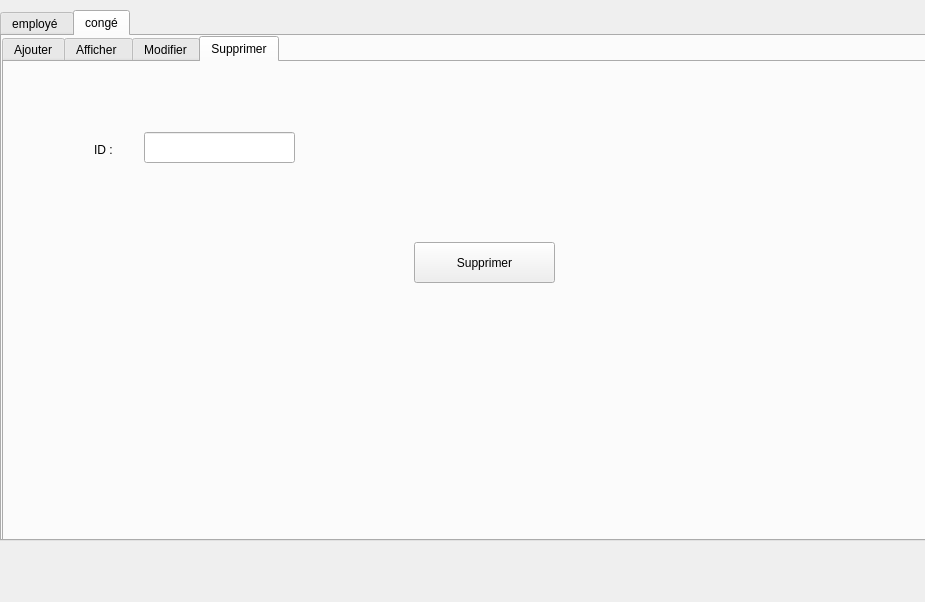
<?xml version="1.0" encoding="UTF-8"?>
<ui version="4.0">
 <class>gemp</class>
 <widget class="QDialog" name="gemp">
  <property name="geometry">
   <rect>
    <x>0</x>
    <y>0</y>
    <width>925</width>
    <height>602</height>
   </rect>
  </property>
  <property name="windowTitle">
   <string>Dialog</string>
  </property>
  <widget class="QTabWidget" name="tabWidget">
   <property name="geometry">
    <rect>
     <x>0</x>
     <y>10</y>
     <width>971</width>
     <height>531</height>
    </rect>
   </property>
   <property name="currentIndex">
    <number>1</number>
   </property>
   <widget class="QWidget" name="widget">
    <attribute name="title">
     <string>employé </string>
    </attribute>
    <widget class="QTabWidget" name="tabWidget_3">
     <property name="geometry">
      <rect>
       <x>0</x>
       <y>0</y>
       <width>801</width>
       <height>541</height>
      </rect>
     </property>
     <property name="currentIndex">
      <number>3</number>
     </property>
     <widget class="QWidget" name="tab_6">
      <attribute name="icon">
       <iconset>
        <normaloff>../../employerr/A.png</normaloff>../../employerr/A.png</iconset>
      </attribute>
      <attribute name="title">
       <string>Afficher </string>
      </attribute>
      <widget class="QTableView" name="tableView">
       <property name="geometry">
        <rect>
         <x>10</x>
         <y>20</y>
         <width>621</width>
         <height>411</height>
        </rect>
       </property>
      </widget>
      <widget class="QLabel" name="label_53">
       <property name="geometry">
        <rect>
         <x>-10</x>
         <y>-80</y>
         <width>861</width>
         <height>601</height>
        </rect>
       </property>
       <property name="text">
        <string/>
       </property>
       <property name="pixmap">
        <pixmap>../../fond-texture-grunge-abstrait-bleu-marine_145345-4.jpg</pixmap>
       </property>
       <property name="scaledContents">
        <bool>true</bool>
       </property>
      </widget>
      <widget class="QPushButton" name="pushButton_7">
       <property name="geometry">
        <rect>
         <x>670</x>
         <y>70</y>
         <width>93</width>
         <height>28</height>
        </rect>
       </property>
       <property name="text">
        <string>trier</string>
       </property>
      </widget>
      <zorder>label_53</zorder>
      <zorder>tableView</zorder>
      <zorder>pushButton_7</zorder>
     </widget>
     <widget class="QWidget" name="tab_7">
      <attribute name="icon">
       <iconset>
        <normaloff>../../employerr/app.png</normaloff>../../employerr/app.png</iconset>
      </attribute>
      <attribute name="title">
       <string>Ajouter </string>
      </attribute>
      <widget class="QLabel" name="label_3">
       <property name="geometry">
        <rect>
         <x>50</x>
         <y>120</y>
         <width>41</width>
         <height>20</height>
        </rect>
       </property>
       <property name="text">
        <string>ID : </string>
       </property>
      </widget>
      <widget class="QLabel" name="label_4">
       <property name="geometry">
        <rect>
         <x>50</x>
         <y>220</y>
         <width>47</width>
         <height>14</height>
        </rect>
       </property>
       <property name="text">
        <string>Nom :</string>
       </property>
      </widget>
      <widget class="QLabel" name="label_5">
       <property name="geometry">
        <rect>
         <x>50</x>
         <y>270</y>
         <width>71</width>
         <height>16</height>
        </rect>
       </property>
       <property name="text">
        <string>Prénom :</string>
       </property>
      </widget>
      <widget class="QLabel" name="label_6">
       <property name="geometry">
        <rect>
         <x>50</x>
         <y>170</y>
         <width>47</width>
         <height>14</height>
        </rect>
       </property>
       <property name="text">
        <string>Unité :</string>
       </property>
      </widget>
      <widget class="QLabel" name="label_7">
       <property name="geometry">
        <rect>
         <x>50</x>
         <y>310</y>
         <width>141</width>
         <height>41</height>
        </rect>
       </property>
       <property name="text">
        <string>Date de naissance :</string>
       </property>
      </widget>
      <widget class="QLineEdit" name="le_IDD">
       <property name="geometry">
        <rect>
         <x>160</x>
         <y>120</y>
         <width>113</width>
         <height>21</height>
        </rect>
       </property>
      </widget>
      <widget class="QLineEdit" name="le_unitee_2">
       <property name="geometry">
        <rect>
         <x>160</x>
         <y>170</y>
         <width>113</width>
         <height>21</height>
        </rect>
       </property>
      </widget>
      <widget class="QLineEdit" name="le_nom">
       <property name="geometry">
        <rect>
         <x>160</x>
         <y>220</y>
         <width>113</width>
         <height>21</height>
        </rect>
       </property>
      </widget>
      <widget class="QLineEdit" name="le_prenomm_2">
       <property name="geometry">
        <rect>
         <x>160</x>
         <y>270</y>
         <width>113</width>
         <height>21</height>
        </rect>
       </property>
      </widget>
      <widget class="QPushButton" name="pushButton_8">
       <property name="geometry">
        <rect>
         <x>610</x>
         <y>370</y>
         <width>151</width>
         <height>41</height>
        </rect>
       </property>
       <property name="text">
        <string>Ajouter</string>
       </property>
       <property name="icon">
        <iconset>
         <normaloff>../../employerr/app.png</normaloff>../../employerr/app.png</iconset>
       </property>
      </widget>
      <widget class="QLabel" name="label_54">
       <property name="geometry">
        <rect>
         <x>-30</x>
         <y>0</y>
         <width>881</width>
         <height>521</height>
        </rect>
       </property>
       <property name="text">
        <string/>
       </property>
       <property name="pixmap">
        <pixmap>../../fond-texture-grunge-abstrait-bleu-marine_145345-4.jpg</pixmap>
       </property>
       <property name="scaledContents">
        <bool>true</bool>
       </property>
      </widget>
      <widget class="QLineEdit" name="la_datt">
       <property name="geometry">
        <rect>
         <x>190</x>
         <y>320</y>
         <width>113</width>
         <height>22</height>
        </rect>
       </property>
      </widget>
      <zorder>label_54</zorder>
      <zorder>label_3</zorder>
      <zorder>label_4</zorder>
      <zorder>label_5</zorder>
      <zorder>label_6</zorder>
      <zorder>label_7</zorder>
      <zorder>le_IDD</zorder>
      <zorder>le_unitee_2</zorder>
      <zorder>le_nom</zorder>
      <zorder>le_prenomm_2</zorder>
      <zorder>pushButton_8</zorder>
      <zorder>la_datt</zorder>
     </widget>
     <widget class="QWidget" name="tab_9">
      <attribute name="icon">
       <iconset>
        <normaloff>../../employerr/téléchargement.png</normaloff>../../employerr/téléchargement.png</iconset>
      </attribute>
      <attribute name="title">
       <string>Supprimer</string>
      </attribute>
      <widget class="QLabel" name="label_11">
       <property name="geometry">
        <rect>
         <x>80</x>
         <y>150</y>
         <width>47</width>
         <height>14</height>
        </rect>
       </property>
       <property name="text">
        <string>ID :</string>
       </property>
      </widget>
      <widget class="QLineEdit" name="lineEdit_10">
       <property name="geometry">
        <rect>
         <x>170</x>
         <y>150</y>
         <width>113</width>
         <height>21</height>
        </rect>
       </property>
      </widget>
      <widget class="QPushButton" name="pushButton_9">
       <property name="geometry">
        <rect>
         <x>460</x>
         <y>140</y>
         <width>151</width>
         <height>41</height>
        </rect>
       </property>
       <property name="text">
        <string>Supprimer </string>
       </property>
       <property name="icon">
        <iconset>
         <normaloff>../../employerr/téléchargement.png</normaloff>../../employerr/téléchargement.png</iconset>
       </property>
      </widget>
      <widget class="QLabel" name="label_55">
       <property name="geometry">
        <rect>
         <x>-45</x>
         <y>-21</y>
         <width>901</width>
         <height>491</height>
        </rect>
       </property>
       <property name="text">
        <string/>
       </property>
       <property name="pixmap">
        <pixmap>../../fond-texture-grunge-abstrait-bleu-marine_145345-4.jpg</pixmap>
       </property>
       <property name="scaledContents">
        <bool>true</bool>
       </property>
      </widget>
      <zorder>label_55</zorder>
      <zorder>label_11</zorder>
      <zorder>lineEdit_10</zorder>
      <zorder>pushButton_9</zorder>
     </widget>
     <widget class="QWidget" name="tab_8">
      <attribute name="icon">
       <iconset>
        <normaloff>../../employerr/edit.jpg</normaloff>../../employerr/edit.jpg</iconset>
      </attribute>
      <attribute name="title">
       <string>Modifier </string>
      </attribute>
      <widget class="QLabel" name="label_8">
       <property name="geometry">
        <rect>
         <x>170</x>
         <y>120</y>
         <width>47</width>
         <height>14</height>
        </rect>
       </property>
       <property name="text">
        <string>ID :</string>
       </property>
      </widget>
      <widget class="QLineEdit" name="lineEdit_7">
       <property name="geometry">
        <rect>
         <x>210</x>
         <y>230</y>
         <width>113</width>
         <height>21</height>
        </rect>
       </property>
      </widget>
      <widget class="QLabel" name="label_9">
       <property name="geometry">
        <rect>
         <x>150</x>
         <y>230</y>
         <width>47</width>
         <height>14</height>
        </rect>
       </property>
       <property name="text">
        <string>Nom :</string>
       </property>
      </widget>
      <widget class="QLabel" name="label_10">
       <property name="geometry">
        <rect>
         <x>130</x>
         <y>270</y>
         <width>47</width>
         <height>14</height>
        </rect>
       </property>
       <property name="text">
        <string>Prénom :</string>
       </property>
      </widget>
      <widget class="QLabel" name="label_22">
       <property name="geometry">
        <rect>
         <x>150</x>
         <y>180</y>
         <width>47</width>
         <height>14</height>
        </rect>
       </property>
       <property name="text">
        <string>Unité :</string>
       </property>
      </widget>
      <widget class="QLabel" name="label_23">
       <property name="geometry">
        <rect>
         <x>60</x>
         <y>330</y>
         <width>141</width>
         <height>16</height>
        </rect>
       </property>
       <property name="text">
        <string>Date de naissance :</string>
       </property>
      </widget>
      <widget class="QLineEdit" name="lineEdit_8">
       <property name="geometry">
        <rect>
         <x>210</x>
         <y>120</y>
         <width>113</width>
         <height>21</height>
        </rect>
       </property>
      </widget>
      <widget class="QLineEdit" name="lineEdit_9">
       <property name="geometry">
        <rect>
         <x>210</x>
         <y>180</y>
         <width>113</width>
         <height>21</height>
        </rect>
       </property>
      </widget>
      <widget class="QLineEdit" name="lineEdit_21">
       <property name="geometry">
        <rect>
         <x>210</x>
         <y>280</y>
         <width>113</width>
         <height>21</height>
        </rect>
       </property>
      </widget>
      <widget class="QPushButton" name="pushButton_10">
       <property name="geometry">
        <rect>
         <x>600</x>
         <y>380</y>
         <width>151</width>
         <height>41</height>
        </rect>
       </property>
       <property name="text">
        <string>modifier</string>
       </property>
       <property name="icon">
        <iconset>
         <normaloff>../../employerr/edit.jpg</normaloff>../../employerr/edit.jpg</iconset>
       </property>
      </widget>
      <widget class="QLabel" name="label_56">
       <property name="geometry">
        <rect>
         <x>0</x>
         <y>-90</y>
         <width>861</width>
         <height>551</height>
        </rect>
       </property>
       <property name="text">
        <string/>
       </property>
       <property name="pixmap">
        <pixmap>../../fond-texture-grunge-abstrait-bleu-marine_145345-4.jpg</pixmap>
       </property>
       <property name="scaledContents">
        <bool>true</bool>
       </property>
      </widget>
      <widget class="QLineEdit" name="lineEdit_3">
       <property name="geometry">
        <rect>
         <x>210</x>
         <y>330</y>
         <width>113</width>
         <height>22</height>
        </rect>
       </property>
      </widget>
      <widget class="QLineEdit" name="lineEdit_4">
       <property name="geometry">
        <rect>
         <x>570</x>
         <y>470</y>
         <width>113</width>
         <height>22</height>
        </rect>
       </property>
      </widget>
      <widget class="QLineEdit" name="lineEdit_5">
       <property name="geometry">
        <rect>
         <x>470</x>
         <y>120</y>
         <width>113</width>
         <height>22</height>
        </rect>
       </property>
      </widget>
      <widget class="QLineEdit" name="lineEdit_6">
       <property name="geometry">
        <rect>
         <x>470</x>
         <y>170</y>
         <width>113</width>
         <height>22</height>
        </rect>
       </property>
      </widget>
      <widget class="QLineEdit" name="lineEdit_11">
       <property name="geometry">
        <rect>
         <x>470</x>
         <y>270</y>
         <width>113</width>
         <height>22</height>
        </rect>
       </property>
      </widget>
      <widget class="QLineEdit" name="lineEdit_12">
       <property name="geometry">
        <rect>
         <x>470</x>
         <y>330</y>
         <width>113</width>
         <height>22</height>
        </rect>
       </property>
      </widget>
      <widget class="QLineEdit" name="lineEdit_13">
       <property name="geometry">
        <rect>
         <x>470</x>
         <y>220</y>
         <width>113</width>
         <height>22</height>
        </rect>
       </property>
      </widget>
      <widget class="QLineEdit" name="lineEdit_14">
       <property name="geometry">
        <rect>
         <x>290</x>
         <y>50</y>
         <width>113</width>
         <height>22</height>
        </rect>
       </property>
      </widget>
      <widget class="QLabel" name="label_12">
       <property name="geometry">
        <rect>
         <x>200</x>
         <y>50</y>
         <width>56</width>
         <height>16</height>
        </rect>
       </property>
       <property name="text">
        <string>recherche</string>
       </property>
      </widget>
      <widget class="QPushButton" name="pushButton_15">
       <property name="geometry">
        <rect>
         <x>470</x>
         <y>50</y>
         <width>93</width>
         <height>28</height>
        </rect>
       </property>
       <property name="text">
        <string>rechercher</string>
       </property>
      </widget>
      <zorder>label_56</zorder>
      <zorder>label_8</zorder>
      <zorder>lineEdit_7</zorder>
      <zorder>label_9</zorder>
      <zorder>label_10</zorder>
      <zorder>label_22</zorder>
      <zorder>label_23</zorder>
      <zorder>lineEdit_8</zorder>
      <zorder>lineEdit_9</zorder>
      <zorder>lineEdit_21</zorder>
      <zorder>pushButton_10</zorder>
      <zorder>lineEdit_3</zorder>
      <zorder>lineEdit_4</zorder>
      <zorder>lineEdit_5</zorder>
      <zorder>lineEdit_6</zorder>
      <zorder>lineEdit_11</zorder>
      <zorder>lineEdit_12</zorder>
      <zorder>lineEdit_13</zorder>
      <zorder>lineEdit_14</zorder>
      <zorder>label_12</zorder>
      <zorder>pushButton_15</zorder>
     </widget>
    </widget>
   </widget>
   <widget class="QWidget" name="tab_2">
    <attribute name="title">
     <string>congé</string>
    </attribute>
    <widget class="QTabWidget" name="tabWidget_2">
     <property name="geometry">
      <rect>
       <x>0</x>
       <y>0</y>
       <width>961</width>
       <height>541</height>
      </rect>
     </property>
     <property name="currentIndex">
      <number>3</number>
     </property>
     <widget class="QWidget" name="tab_3">
      <attribute name="icon">
       <iconset>
        <normaloff>../../employerr/app.png</normaloff>../../employerr/app.png</iconset>
      </attribute>
      <attribute name="title">
       <string>Ajouter</string>
      </attribute>
      <widget class="QLabel" name="label_32">
       <property name="geometry">
        <rect>
         <x>100</x>
         <y>40</y>
         <width>56</width>
         <height>16</height>
        </rect>
       </property>
       <property name="text">
        <string>ID :</string>
       </property>
      </widget>
      <widget class="QLabel" name="label_33">
       <property name="geometry">
        <rect>
         <x>100</x>
         <y>80</y>
         <width>56</width>
         <height>16</height>
        </rect>
       </property>
       <property name="text">
        <string>Unité :</string>
       </property>
      </widget>
      <widget class="QLineEdit" name="le_idd">
       <property name="geometry">
        <rect>
         <x>170</x>
         <y>40</y>
         <width>113</width>
         <height>22</height>
        </rect>
       </property>
      </widget>
      <widget class="QLineEdit" name="le_unitee">
       <property name="geometry">
        <rect>
         <x>170</x>
         <y>80</y>
         <width>113</width>
         <height>22</height>
        </rect>
       </property>
      </widget>
      <widget class="QLineEdit" name="le_njcc">
       <property name="geometry">
        <rect>
         <x>220</x>
         <y>240</y>
         <width>41</width>
         <height>22</height>
        </rect>
       </property>
      </widget>
      <widget class="QLineEdit" name="le_njcpp">
       <property name="geometry">
        <rect>
         <x>280</x>
         <y>270</y>
         <width>41</width>
         <height>22</height>
        </rect>
       </property>
      </widget>
      <widget class="QPushButton" name="pushButton_12">
       <property name="geometry">
        <rect>
         <x>650</x>
         <y>390</y>
         <width>151</width>
         <height>41</height>
        </rect>
       </property>
       <property name="text">
        <string>Ajouter </string>
       </property>
       <property name="icon">
        <iconset>
         <normaloff>../../employerr/app.png</normaloff>../../employerr/app.png</iconset>
       </property>
      </widget>
      <widget class="QLabel" name="label_58">
       <property name="geometry">
        <rect>
         <x>-10</x>
         <y>-30</y>
         <width>851</width>
         <height>501</height>
        </rect>
       </property>
       <property name="text">
        <string/>
       </property>
       <property name="pixmap">
        <pixmap>../../fond-texture-grunge-abstrait-bleu-marine_145345-4.jpg</pixmap>
       </property>
       <property name="scaledContents">
        <bool>true</bool>
       </property>
      </widget>
      <widget class="QLabel" name="label_61">
       <property name="geometry">
        <rect>
         <x>30</x>
         <y>300</y>
         <width>321</width>
         <height>16</height>
        </rect>
       </property>
       <property name="text">
        <string>Nombre de jours de congé individuel de formation :</string>
       </property>
      </widget>
      <widget class="QLabel" name="label_62">
       <property name="geometry">
        <rect>
         <x>30</x>
         <y>330</y>
         <width>381</width>
         <height>16</height>
        </rect>
       </property>
       <property name="text">
        <string>Nombre de jours congé d'enseignement et de recherche :</string>
       </property>
      </widget>
      <widget class="QLabel" name="label_63">
       <property name="geometry">
        <rect>
         <x>30</x>
         <y>360</y>
         <width>261</width>
         <height>16</height>
        </rect>
       </property>
       <property name="text">
        <string>Nombre de jours de congé de maladie :</string>
       </property>
      </widget>
      <widget class="QLineEdit" name="le_njcff">
       <property name="geometry">
        <rect>
         <x>340</x>
         <y>300</y>
         <width>41</width>
         <height>22</height>
        </rect>
       </property>
      </widget>
      <widget class="QLineEdit" name="le_njcrr">
       <property name="geometry">
        <rect>
         <x>380</x>
         <y>330</y>
         <width>41</width>
         <height>22</height>
        </rect>
       </property>
      </widget>
      <widget class="QLineEdit" name="le_njcmm">
       <property name="geometry">
        <rect>
         <x>280</x>
         <y>360</y>
         <width>41</width>
         <height>22</height>
        </rect>
       </property>
      </widget>
      <widget class="QLabel" name="label_34">
       <property name="geometry">
        <rect>
         <x>30</x>
         <y>240</y>
         <width>171</width>
         <height>20</height>
        </rect>
       </property>
       <property name="text">
        <string>Nombre de jours de congé :</string>
       </property>
      </widget>
      <widget class="QLabel" name="label_35">
       <property name="geometry">
        <rect>
         <x>30</x>
         <y>270</y>
         <width>231</width>
         <height>16</height>
        </rect>
       </property>
       <property name="text">
        <string>Nombre de jours de congé payé :</string>
       </property>
      </widget>
      <widget class="QLineEdit" name="le_nomm">
       <property name="geometry">
        <rect>
         <x>170</x>
         <y>120</y>
         <width>113</width>
         <height>22</height>
        </rect>
       </property>
      </widget>
      <widget class="QLineEdit" name="le_prenomm">
       <property name="geometry">
        <rect>
         <x>170</x>
         <y>160</y>
         <width>113</width>
         <height>22</height>
        </rect>
       </property>
      </widget>
      <widget class="QLabel" name="label_36">
       <property name="geometry">
        <rect>
         <x>100</x>
         <y>120</y>
         <width>56</width>
         <height>16</height>
        </rect>
       </property>
       <property name="text">
        <string>Nom :</string>
       </property>
      </widget>
      <widget class="QLabel" name="label_64">
       <property name="geometry">
        <rect>
         <x>100</x>
         <y>160</y>
         <width>56</width>
         <height>16</height>
        </rect>
       </property>
       <property name="text">
        <string>Prenom :</string>
       </property>
      </widget>
      <zorder>label_58</zorder>
      <zorder>label_32</zorder>
      <zorder>label_33</zorder>
      <zorder>le_idd</zorder>
      <zorder>le_unitee</zorder>
      <zorder>le_njcc</zorder>
      <zorder>le_njcpp</zorder>
      <zorder>pushButton_12</zorder>
      <zorder>label_61</zorder>
      <zorder>label_62</zorder>
      <zorder>label_63</zorder>
      <zorder>le_njcff</zorder>
      <zorder>le_njcrr</zorder>
      <zorder>le_njcmm</zorder>
      <zorder>label_34</zorder>
      <zorder>label_35</zorder>
      <zorder>le_nomm</zorder>
      <zorder>le_prenomm</zorder>
      <zorder>label_36</zorder>
      <zorder>label_64</zorder>
     </widget>
     <widget class="QWidget" name="tab">
      <attribute name="icon">
       <iconset>
        <normaloff>../../employerr/A.png</normaloff>../../employerr/A.png</iconset>
      </attribute>
      <attribute name="title">
       <string>Afficher </string>
      </attribute>
      <widget class="QTableView" name="tableView_2">
       <property name="geometry">
        <rect>
         <x>10</x>
         <y>10</y>
         <width>541</width>
         <height>421</height>
        </rect>
       </property>
      </widget>
      <widget class="QLabel" name="label_57">
       <property name="geometry">
        <rect>
         <x>0</x>
         <y>-70</y>
         <width>841</width>
         <height>541</height>
        </rect>
       </property>
       <property name="text">
        <string/>
       </property>
       <property name="pixmap">
        <pixmap>../../fond-texture-grunge-abstrait-bleu-marine_145345-4.jpg</pixmap>
       </property>
       <property name="scaledContents">
        <bool>true</bool>
       </property>
      </widget>
      <widget class="QPushButton" name="pushButton_11">
       <property name="geometry">
        <rect>
         <x>610</x>
         <y>90</y>
         <width>93</width>
         <height>28</height>
        </rect>
       </property>
       <property name="text">
        <string>Trier</string>
       </property>
       <property name="icon">
        <iconset>
         <normaloff>../../employerr/A.png</normaloff>../../employerr/A.png</iconset>
       </property>
      </widget>
      <zorder>label_57</zorder>
      <zorder>tableView_2</zorder>
      <zorder>pushButton_11</zorder>
     </widget>
     <widget class="QWidget" name="tab_4">
      <attribute name="icon">
       <iconset>
        <normaloff>../../employerr/edit.jpg</normaloff>../../employerr/edit.jpg</iconset>
      </attribute>
      <attribute name="title">
       <string>Modifier</string>
      </attribute>
      <widget class="QLabel" name="label_37">
       <property name="geometry">
        <rect>
         <x>160</x>
         <y>40</y>
         <width>56</width>
         <height>16</height>
        </rect>
       </property>
       <property name="text">
        <string>ID :</string>
       </property>
      </widget>
      <widget class="QLabel" name="label_38">
       <property name="geometry">
        <rect>
         <x>20</x>
         <y>140</y>
         <width>56</width>
         <height>16</height>
        </rect>
       </property>
       <property name="text">
        <string>Unité :</string>
       </property>
      </widget>
      <widget class="QLineEdit" name="lineEdit_35">
       <property name="geometry">
        <rect>
         <x>210</x>
         <y>40</y>
         <width>113</width>
         <height>22</height>
        </rect>
       </property>
      </widget>
      <widget class="QLineEdit" name="lineEdit_36">
       <property name="geometry">
        <rect>
         <x>100</x>
         <y>130</y>
         <width>113</width>
         <height>22</height>
        </rect>
       </property>
      </widget>
      <widget class="QLabel" name="label_39">
       <property name="geometry">
        <rect>
         <x>20</x>
         <y>250</y>
         <width>191</width>
         <height>21</height>
        </rect>
       </property>
       <property name="text">
        <string>Nombre de jours de congé :</string>
       </property>
      </widget>
      <widget class="QLineEdit" name="lineEdit_37">
       <property name="geometry">
        <rect>
         <x>230</x>
         <y>250</y>
         <width>41</width>
         <height>22</height>
        </rect>
       </property>
      </widget>
      <widget class="QLabel" name="label_40">
       <property name="geometry">
        <rect>
         <x>20</x>
         <y>290</y>
         <width>201</width>
         <height>20</height>
        </rect>
       </property>
       <property name="text">
        <string>Nombre de jours de congé payé :</string>
       </property>
      </widget>
      <widget class="QLineEdit" name="lineEdit_38">
       <property name="geometry">
        <rect>
         <x>230</x>
         <y>290</y>
         <width>41</width>
         <height>22</height>
        </rect>
       </property>
      </widget>
      <widget class="QLabel" name="label_41">
       <property name="geometry">
        <rect>
         <x>20</x>
         <y>330</y>
         <width>361</width>
         <height>16</height>
        </rect>
       </property>
       <property name="text">
        <string>Nombre de jours de congé d'enseignement et de recherche :</string>
       </property>
      </widget>
      <widget class="QLineEdit" name="lineEdit_39">
       <property name="geometry">
        <rect>
         <x>380</x>
         <y>330</y>
         <width>41</width>
         <height>22</height>
        </rect>
       </property>
      </widget>
      <widget class="QLabel" name="label_42">
       <property name="geometry">
        <rect>
         <x>20</x>
         <y>370</y>
         <width>301</width>
         <height>20</height>
        </rect>
       </property>
       <property name="text">
        <string>Nombre de jours de congé individuel de formation :</string>
       </property>
      </widget>
      <widget class="QLineEdit" name="lineEdit_40">
       <property name="geometry">
        <rect>
         <x>320</x>
         <y>370</y>
         <width>41</width>
         <height>22</height>
        </rect>
       </property>
      </widget>
      <widget class="QLabel" name="label_43">
       <property name="geometry">
        <rect>
         <x>20</x>
         <y>410</y>
         <width>231</width>
         <height>20</height>
        </rect>
       </property>
       <property name="text">
        <string>Nombre de jours de congé de maladie :</string>
       </property>
      </widget>
      <widget class="QLineEdit" name="lineEdit_41">
       <property name="geometry">
        <rect>
         <x>270</x>
         <y>410</y>
         <width>41</width>
         <height>22</height>
        </rect>
       </property>
      </widget>
      <widget class="QPushButton" name="pushButton_13">
       <property name="geometry">
        <rect>
         <x>630</x>
         <y>390</y>
         <width>151</width>
         <height>41</height>
        </rect>
       </property>
       <property name="text">
        <string>Modifier</string>
       </property>
       <property name="icon">
        <iconset>
         <normaloff>../../employerr/edit.jpg</normaloff>../../employerr/edit.jpg</iconset>
       </property>
      </widget>
      <widget class="QLabel" name="label_59">
       <property name="geometry">
        <rect>
         <x>-5</x>
         <y>-15</y>
         <width>821</width>
         <height>501</height>
        </rect>
       </property>
       <property name="text">
        <string/>
       </property>
       <property name="pixmap">
        <pixmap>../../fond-texture-grunge-abstrait-bleu-marine_145345-4.jpg</pixmap>
       </property>
       <property name="scaledContents">
        <bool>true</bool>
       </property>
      </widget>
      <widget class="QLabel" name="label_25">
       <property name="geometry">
        <rect>
         <x>20</x>
         <y>210</y>
         <width>56</width>
         <height>16</height>
        </rect>
       </property>
       <property name="text">
        <string>Prenom :</string>
       </property>
      </widget>
      <widget class="QLabel" name="label_26">
       <property name="geometry">
        <rect>
         <x>20</x>
         <y>170</y>
         <width>56</width>
         <height>16</height>
        </rect>
       </property>
       <property name="text">
        <string>Nom :</string>
       </property>
      </widget>
      <widget class="QLineEdit" name="lineEdit_23">
       <property name="geometry">
        <rect>
         <x>100</x>
         <y>170</y>
         <width>113</width>
         <height>22</height>
        </rect>
       </property>
      </widget>
      <widget class="QLineEdit" name="lineEdit_24">
       <property name="geometry">
        <rect>
         <x>100</x>
         <y>210</y>
         <width>113</width>
         <height>22</height>
        </rect>
       </property>
      </widget>
      <widget class="QLineEdit" name="lineEdit_25">
       <property name="geometry">
        <rect>
         <x>490</x>
         <y>130</y>
         <width>113</width>
         <height>22</height>
        </rect>
       </property>
      </widget>
      <widget class="QLineEdit" name="lineEdit_26">
       <property name="geometry">
        <rect>
         <x>490</x>
         <y>170</y>
         <width>113</width>
         <height>22</height>
        </rect>
       </property>
      </widget>
      <widget class="QLineEdit" name="lineEdit_27">
       <property name="geometry">
        <rect>
         <x>490</x>
         <y>210</y>
         <width>113</width>
         <height>22</height>
        </rect>
       </property>
      </widget>
      <widget class="QLineEdit" name="lineEdit_28">
       <property name="geometry">
        <rect>
         <x>490</x>
         <y>250</y>
         <width>113</width>
         <height>22</height>
        </rect>
       </property>
      </widget>
      <widget class="QLineEdit" name="lineEdit_29">
       <property name="geometry">
        <rect>
         <x>490</x>
         <y>290</y>
         <width>113</width>
         <height>22</height>
        </rect>
       </property>
      </widget>
      <widget class="QLineEdit" name="lineEdit_30">
       <property name="geometry">
        <rect>
         <x>490</x>
         <y>330</y>
         <width>113</width>
         <height>22</height>
        </rect>
       </property>
      </widget>
      <widget class="QLineEdit" name="lineEdit_31">
       <property name="geometry">
        <rect>
         <x>490</x>
         <y>370</y>
         <width>113</width>
         <height>22</height>
        </rect>
       </property>
      </widget>
      <widget class="QLineEdit" name="lineEdit_32">
       <property name="geometry">
        <rect>
         <x>490</x>
         <y>410</y>
         <width>113</width>
         <height>22</height>
        </rect>
       </property>
      </widget>
      <widget class="QPushButton" name="pushButton_14">
       <property name="geometry">
        <rect>
         <x>430</x>
         <y>40</y>
         <width>93</width>
         <height>28</height>
        </rect>
       </property>
       <property name="text">
        <string>Rechercher</string>
       </property>
      </widget>
      <zorder>label_59</zorder>
      <zorder>label_37</zorder>
      <zorder>label_38</zorder>
      <zorder>lineEdit_35</zorder>
      <zorder>lineEdit_36</zorder>
      <zorder>label_39</zorder>
      <zorder>lineEdit_37</zorder>
      <zorder>label_40</zorder>
      <zorder>lineEdit_38</zorder>
      <zorder>label_41</zorder>
      <zorder>lineEdit_39</zorder>
      <zorder>label_42</zorder>
      <zorder>lineEdit_40</zorder>
      <zorder>label_43</zorder>
      <zorder>lineEdit_41</zorder>
      <zorder>pushButton_13</zorder>
      <zorder>label_25</zorder>
      <zorder>label_26</zorder>
      <zorder>lineEdit_23</zorder>
      <zorder>lineEdit_24</zorder>
      <zorder>lineEdit_25</zorder>
      <zorder>lineEdit_26</zorder>
      <zorder>lineEdit_27</zorder>
      <zorder>lineEdit_28</zorder>
      <zorder>lineEdit_29</zorder>
      <zorder>lineEdit_30</zorder>
      <zorder>lineEdit_31</zorder>
      <zorder>lineEdit_32</zorder>
      <zorder>pushButton_14</zorder>
     </widget>
     <widget class="QWidget" name="tab_5">
      <attribute name="icon">
       <iconset>
        <normaloff>../../employerr/téléchargement.png</normaloff>../../employerr/téléchargement.png</iconset>
      </attribute>
      <attribute name="title">
       <string>Supprimer</string>
      </attribute>
      <widget class="QLabel" name="label_44">
       <property name="geometry">
        <rect>
         <x>90</x>
         <y>80</y>
         <width>56</width>
         <height>16</height>
        </rect>
       </property>
       <property name="text">
        <string>ID :</string>
       </property>
      </widget>
      <widget class="QLineEdit" name="le_id_supp">
       <property name="geometry">
        <rect>
         <x>140</x>
         <y>70</y>
         <width>151</width>
         <height>31</height>
        </rect>
       </property>
      </widget>
      <widget class="QPushButton" name="pushButton_6">
       <property name="geometry">
        <rect>
         <x>410</x>
         <y>180</y>
         <width>141</width>
         <height>41</height>
        </rect>
       </property>
       <property name="text">
        <string>Supprimer</string>
       </property>
       <property name="icon">
        <iconset>
         <normaloff>../../employerr/téléchargement.png</normaloff>../../employerr/téléchargement.png</iconset>
       </property>
      </widget>
      <widget class="QLabel" name="label_60">
       <property name="geometry">
        <rect>
         <x>-40</x>
         <y>-30</y>
         <width>871</width>
         <height>551</height>
        </rect>
       </property>
       <property name="text">
        <string/>
       </property>
       <property name="pixmap">
        <pixmap>../../fond-texture-grunge-abstrait-bleu-marine_145345-4.jpg</pixmap>
       </property>
       <property name="scaledContents">
        <bool>true</bool>
       </property>
      </widget>
      <zorder>label_60</zorder>
      <zorder>label_44</zorder>
      <zorder>le_id_supp</zorder>
      <zorder>pushButton_6</zorder>
     </widget>
    </widget>
   </widget>
  </widget>
 </widget>
 <resources/>
 <connections/>
</ui>
